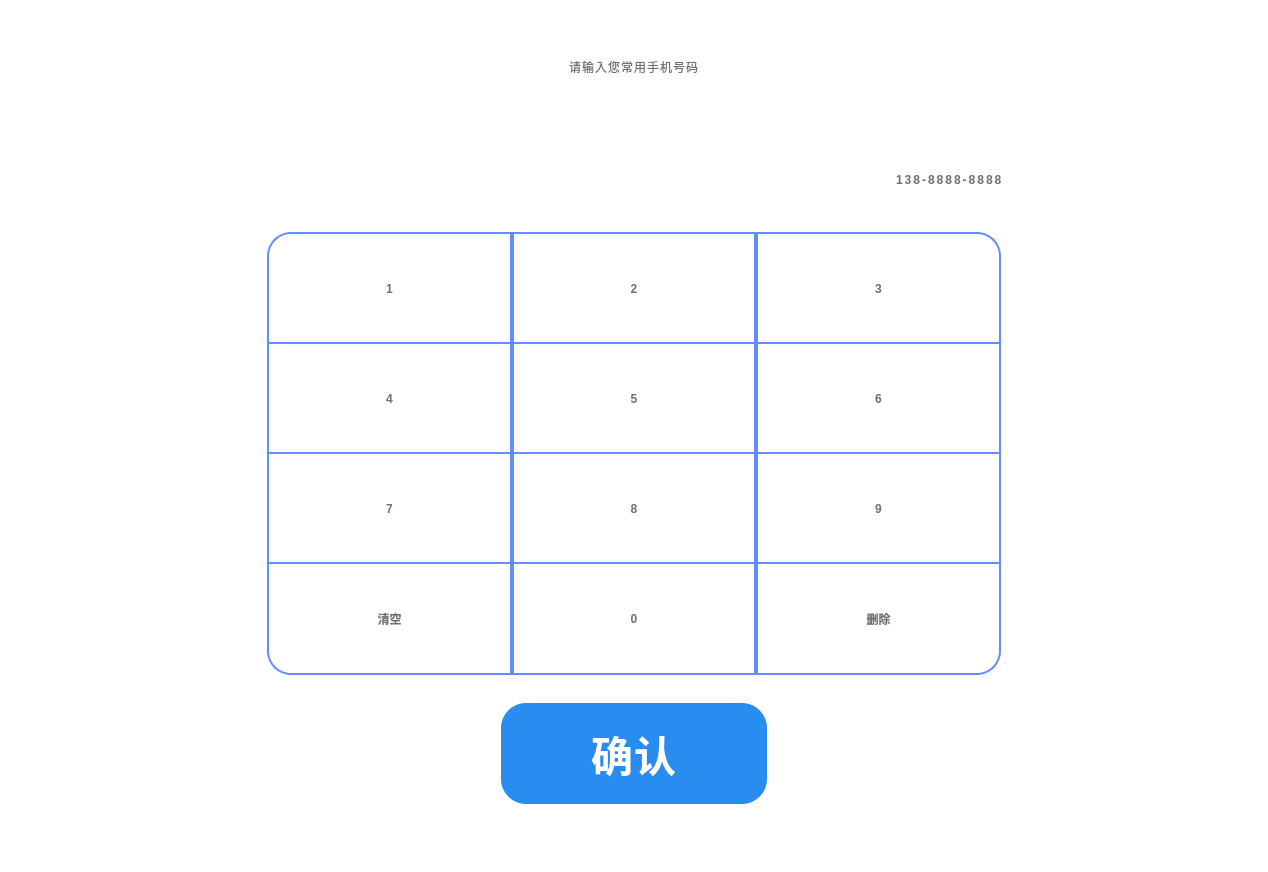
<?xml version="1.0" encoding="UTF-8"?>
<ui version="4.0">
 <class>InputMobile</class>
 <widget class="QWidget" name="InputMobile">
  <property name="geometry">
   <rect>
    <x>0</x>
    <y>0</y>
    <width>1268</width>
    <height>872</height>
   </rect>
  </property>
  <property name="minimumSize">
   <size>
    <width>1268</width>
    <height>872</height>
   </size>
  </property>
  <property name="maximumSize">
   <size>
    <width>1268</width>
    <height>872</height>
   </size>
  </property>
  <property name="windowTitle">
   <string>Form</string>
  </property>
  <property name="styleSheet">
   <string notr="true">#InputMobile{background-color: #ffffff;}</string>
  </property>
  <layout class="QVBoxLayout" name="verticalLayout_2">
   <item>
    <layout class="QHBoxLayout" name="horizontalLayout">
     <item>
      <spacer name="horizontalSpacer_3">
       <property name="orientation">
        <enum>Qt::Horizontal</enum>
       </property>
       <property name="sizeHint" stdset="0">
        <size>
         <width>40</width>
         <height>20</height>
        </size>
       </property>
      </spacer>
     </item>
     <item>
      <layout class="QVBoxLayout" name="verticalLayout">
       <property name="spacing">
        <number>6</number>
       </property>
       <item>
        <widget class="QLabel" name="label_Hello">
         <property name="minimumSize">
          <size>
           <width>746</width>
           <height>98</height>
          </size>
         </property>
         <property name="maximumSize">
          <size>
           <width>746</width>
           <height>98</height>
          </size>
         </property>
         <property name="styleSheet">
          <string notr="true">font: 57 42px &quot;思源黑体 CN Medium&quot;;
	font-weight: normal;
	line-height: 49px;
	letter-spacing: 1px;
	color: #707070;</string>
         </property>
         <property name="text">
          <string>请输入您常用手机号码</string>
         </property>
         <property name="alignment">
          <set>Qt::AlignCenter</set>
         </property>
        </widget>
       </item>
       <item>
        <widget class="QLineEdit" name="lineEdit_Mobile">
         <property name="minimumSize">
          <size>
           <width>746</width>
           <height>98</height>
          </size>
         </property>
         <property name="maximumSize">
          <size>
           <width>493</width>
           <height>80</height>
          </size>
         </property>
         <property name="styleSheet">
          <string notr="true">font: 57 64px &quot;思源黑体 CN Medium&quot;;
font-weight: bold;
line-height: 49px;
letter-spacing: 2px;
color: #707070;
background-color: #ffffff;
border-image: url(:/Image/InputMobile_BK.png);
border: solid 4px #638cff;</string>
         </property>
         <property name="inputMask">
          <string>000-0000-0000</string>
         </property>
         <property name="text">
          <string>138-8888-8888</string>
         </property>
         <property name="maxLength">
          <number>13</number>
         </property>
         <property name="cursorPosition">
          <number>13</number>
         </property>
         <property name="alignment">
          <set>Qt::AlignRight|Qt::AlignTrailing|Qt::AlignVCenter</set>
         </property>
        </widget>
       </item>
       <item>
        <widget class="QFrame" name="frame">
         <property name="minimumSize">
          <size>
           <width>746</width>
           <height>452</height>
          </size>
         </property>
         <property name="maximumSize">
          <size>
           <width>746</width>
           <height>452</height>
          </size>
         </property>
         <property name="styleSheet">
          <string notr="true">#frame{background-color: #ffffff;
	border-radius: 24px;
	border: solid 1px #638cff;
	border-image: url(:/Image/Mobile_Keybroad_BK.png);
}</string>
         </property>
         <property name="frameShape">
          <enum>QFrame::StyledPanel</enum>
         </property>
         <property name="frameShadow">
          <enum>QFrame::Raised</enum>
         </property>
         <layout class="QGridLayout" name="gridLayout">
          <property name="leftMargin">
           <number>6</number>
          </property>
          <property name="topMargin">
           <number>6</number>
          </property>
          <property name="rightMargin">
           <number>6</number>
          </property>
          <property name="bottomMargin">
           <number>6</number>
          </property>
          <property name="spacing">
           <number>0</number>
          </property>
          <item row="0" column="0">
           <widget class="QPushButton" name="pushButton_1">
            <property name="minimumSize">
             <size>
              <width>160</width>
              <height>113</height>
             </size>
            </property>
            <property name="maximumSize">
             <size>
              <width>16777215</width>
              <height>113</height>
             </size>
            </property>
            <property name="styleSheet">
             <string notr="true">#pushButton_1{font: 49px &quot;思源黑体 CN Medium&quot;;
font-weight: bold;
color: #707070;
background-color: #ffffff;
border-top-left-radius:24px;
border:2px solid #638cff;}
#pushButton_1:pressed{
	background:#357a37;
}</string>
            </property>
            <property name="text">
             <string>1</string>
            </property>
           </widget>
          </item>
          <item row="0" column="1">
           <widget class="QPushButton" name="pushButton_2">
            <property name="minimumSize">
             <size>
              <width>160</width>
              <height>113</height>
             </size>
            </property>
            <property name="maximumSize">
             <size>
              <width>16777215</width>
              <height>113</height>
             </size>
            </property>
            <property name="styleSheet">
             <string notr="true">#pushButton_2{font: 49px &quot;思源黑体 CN Medium&quot;;
font-weight: bold;
color: #707070;
background-color: #ffffff;
border:2px solid #638cff;}
#pushButton_2:pressed{
	background:#357a37;
}</string>
            </property>
            <property name="text">
             <string>2</string>
            </property>
           </widget>
          </item>
          <item row="0" column="2">
           <widget class="QPushButton" name="pushButton_3">
            <property name="minimumSize">
             <size>
              <width>160</width>
              <height>113</height>
             </size>
            </property>
            <property name="maximumSize">
             <size>
              <width>16777215</width>
              <height>113</height>
             </size>
            </property>
            <property name="styleSheet">
             <string notr="true">#pushButton_3{font: 42px &quot;思源黑体 CN Medium&quot;;
font-weight: bold;
color: #707070;
background-color: #ffffff;
border-top-right-radius:24px;
border:2px solid #638cff;}
#pushButton_3:pressed{
	background:#357a37;
}
</string>
            </property>
            <property name="text">
             <string>3</string>
            </property>
           </widget>
          </item>
          <item row="1" column="0">
           <widget class="QPushButton" name="pushButton_4">
            <property name="minimumSize">
             <size>
              <width>160</width>
              <height>113</height>
             </size>
            </property>
            <property name="maximumSize">
             <size>
              <width>16777215</width>
              <height>113</height>
             </size>
            </property>
            <property name="styleSheet">
             <string notr="true">#pushButton_4{font: 49px &quot;思源黑体 CN Medium&quot;;
font-weight: bold;
color: #707070;
background-color: #ffffff;
border:2px solid #638cff;}
#pushButton_4:pressed{
	background:#357a37;
}
</string>
            </property>
            <property name="text">
             <string>4</string>
            </property>
           </widget>
          </item>
          <item row="1" column="1">
           <widget class="QPushButton" name="pushButton_5">
            <property name="minimumSize">
             <size>
              <width>160</width>
              <height>113</height>
             </size>
            </property>
            <property name="maximumSize">
             <size>
              <width>16777215</width>
              <height>113</height>
             </size>
            </property>
            <property name="styleSheet">
             <string notr="true">#pushButton_5{font: 49px &quot;思源黑体 CN Medium&quot;;
font-weight: bold;
color: #707070;
background-color: #ffffff;
border:2px solid #638cff;}
#pushButton_5:pressed{
	background:#357a37;
}</string>
            </property>
            <property name="text">
             <string>5</string>
            </property>
           </widget>
          </item>
          <item row="1" column="2">
           <widget class="QPushButton" name="pushButton_6">
            <property name="minimumSize">
             <size>
              <width>160</width>
              <height>113</height>
             </size>
            </property>
            <property name="maximumSize">
             <size>
              <width>16777215</width>
              <height>113</height>
             </size>
            </property>
            <property name="styleSheet">
             <string notr="true">#pushButton_6{font: 49px &quot;思源黑体 CN Medium&quot;;
font-weight: bold;
color: #707070;
background-color: #ffffff;
border:2px solid #638cff;}
#pushButton_6:pressed{
	background:#357a37;
}</string>
            </property>
            <property name="text">
             <string>6</string>
            </property>
           </widget>
          </item>
          <item row="2" column="0">
           <widget class="QPushButton" name="pushButton_7">
            <property name="minimumSize">
             <size>
              <width>160</width>
              <height>113</height>
             </size>
            </property>
            <property name="maximumSize">
             <size>
              <width>16777215</width>
              <height>113</height>
             </size>
            </property>
            <property name="styleSheet">
             <string notr="true">#pushButton_7{font: 49px &quot;思源黑体 CN Medium&quot;;
font-weight: bold;
color: #707070;
background-color: #ffffff;
border:2px solid #638cff;}
#pushButton_7:pressed{
	background:#357a37;
}</string>
            </property>
            <property name="text">
             <string>7</string>
            </property>
           </widget>
          </item>
          <item row="2" column="1">
           <widget class="QPushButton" name="pushButton_8">
            <property name="minimumSize">
             <size>
              <width>160</width>
              <height>113</height>
             </size>
            </property>
            <property name="maximumSize">
             <size>
              <width>16777215</width>
              <height>113</height>
             </size>
            </property>
            <property name="styleSheet">
             <string notr="true">#pushButton_8{font: 49px &quot;思源黑体 CN Medium&quot;;
font-weight: bold;
color: #707070;
background-color: #ffffff;
border:2px solid #638cff;}
#pushButton_8:pressed{
	background:#357a37;
}</string>
            </property>
            <property name="text">
             <string>8</string>
            </property>
           </widget>
          </item>
          <item row="2" column="2">
           <widget class="QPushButton" name="pushButton_9">
            <property name="minimumSize">
             <size>
              <width>160</width>
              <height>113</height>
             </size>
            </property>
            <property name="maximumSize">
             <size>
              <width>16777215</width>
              <height>113</height>
             </size>
            </property>
            <property name="styleSheet">
             <string notr="true">#pushButton_9{font: 49px &quot;思源黑体 CN Medium&quot;;
font-weight: bold;
color: #707070;
background-color: #ffffff;
border:2px solid #638cff;}
#pushButton_9:pressed{
	background:#357a37;
}</string>
            </property>
            <property name="text">
             <string>9</string>
            </property>
           </widget>
          </item>
          <item row="3" column="0">
           <widget class="QPushButton" name="pushButton_Clear">
            <property name="minimumSize">
             <size>
              <width>160</width>
              <height>113</height>
             </size>
            </property>
            <property name="maximumSize">
             <size>
              <width>16777215</width>
              <height>113</height>
             </size>
            </property>
            <property name="styleSheet">
             <string notr="true">font: 42px &quot;思源黑体 CN Medium&quot;;
font-weight: bold;
color: #707070;
background-color: #ffffff;
border-bottom-left-radius:24px;
border:2px solid #638cff;</string>
            </property>
            <property name="text">
             <string>清空</string>
            </property>
           </widget>
          </item>
          <item row="3" column="1">
           <widget class="QPushButton" name="pushButton_0">
            <property name="minimumSize">
             <size>
              <width>160</width>
              <height>113</height>
             </size>
            </property>
            <property name="maximumSize">
             <size>
              <width>16777215</width>
              <height>113</height>
             </size>
            </property>
            <property name="styleSheet">
             <string notr="true">font: 42px &quot;思源黑体 CN Medium&quot;;
font-weight: bold;
color: #707070;
background-color: #ffffff;
border:2px solid #638cff;</string>
            </property>
            <property name="text">
             <string>0</string>
            </property>
           </widget>
          </item>
          <item row="3" column="2">
           <widget class="QPushButton" name="pushButton_Backspace">
            <property name="minimumSize">
             <size>
              <width>160</width>
              <height>113</height>
             </size>
            </property>
            <property name="maximumSize">
             <size>
              <width>16777215</width>
              <height>113</height>
             </size>
            </property>
            <property name="styleSheet">
             <string notr="true">font: 42px &quot;思源黑体 CN Medium&quot;;
font-weight: bold;
color: #707070;
background-color: #ffffff;
border-bottom-right-radius:24px;
border:2px solid #638cff;</string>
            </property>
            <property name="text">
             <string>删除</string>
            </property>
           </widget>
          </item>
         </layout>
        </widget>
       </item>
      </layout>
     </item>
     <item>
      <spacer name="horizontalSpacer_2">
       <property name="orientation">
        <enum>Qt::Horizontal</enum>
       </property>
       <property name="sizeHint" stdset="0">
        <size>
         <width>213</width>
         <height>20</height>
        </size>
       </property>
      </spacer>
     </item>
    </layout>
   </item>
   <item>
    <spacer name="verticalSpacer_4">
     <property name="orientation">
      <enum>Qt::Vertical</enum>
     </property>
     <property name="sizeType">
      <enum>QSizePolicy::Fixed</enum>
     </property>
     <property name="sizeHint" stdset="0">
      <size>
       <width>20</width>
       <height>12</height>
      </size>
     </property>
    </spacer>
   </item>
   <item>
    <layout class="QHBoxLayout" name="horizontalLayout_2">
     <item>
      <spacer name="horizontalSpacer">
       <property name="orientation">
        <enum>Qt::Horizontal</enum>
       </property>
       <property name="sizeHint" stdset="0">
        <size>
         <width>40</width>
         <height>20</height>
        </size>
       </property>
      </spacer>
     </item>
     <item>
      <widget class="QPushButton" name="pushButton_OK">
       <property name="minimumSize">
        <size>
         <width>266</width>
         <height>101</height>
        </size>
       </property>
       <property name="maximumSize">
        <size>
         <width>266</width>
         <height>101</height>
        </size>
       </property>
       <property name="styleSheet">
        <string notr="true">background-color: #298cf0;
border-radius: 25px;
font-size: 42px;
font-weight: bold;
line-height: 49px;
letter-spacing: 1px;
color: #ffffff;
font: 57 42px &quot;思源黑体 CN Medium&quot;;</string>
       </property>
       <property name="text">
        <string>确认</string>
       </property>
      </widget>
     </item>
     <item>
      <spacer name="horizontalSpacer_4">
       <property name="orientation">
        <enum>Qt::Horizontal</enum>
       </property>
       <property name="sizeHint" stdset="0">
        <size>
         <width>40</width>
         <height>20</height>
        </size>
       </property>
      </spacer>
     </item>
    </layout>
   </item>
   <item>
    <spacer name="verticalSpacer_2">
     <property name="orientation">
      <enum>Qt::Vertical</enum>
     </property>
     <property name="sizeType">
      <enum>QSizePolicy::Fixed</enum>
     </property>
     <property name="sizeHint" stdset="0">
      <size>
       <width>20</width>
       <height>48</height>
      </size>
     </property>
    </spacer>
   </item>
  </layout>
 </widget>
 <resources/>
 <connections/>
</ui>
